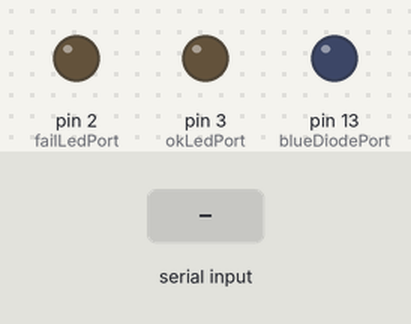
Recording of a sketch running on a simulated Arduino Uno, built with avr-gcc and run on an emulated ATmega328P. Shown: output pins drawn as LEDs (lit = HIGH). The test bench sets the inputs (shaded band). What the sketch prints to the serial monitor is not drawn.

Above: at 1.3 s.
1.4 s: "1" received over Serial
2.9 s: byte 0 (0) received over Serial
At 4.5 s:
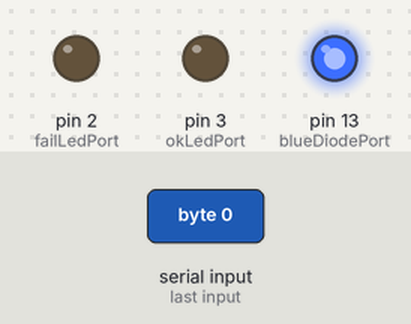
5.5 s: "0" received over Serial
At 6.1 s:
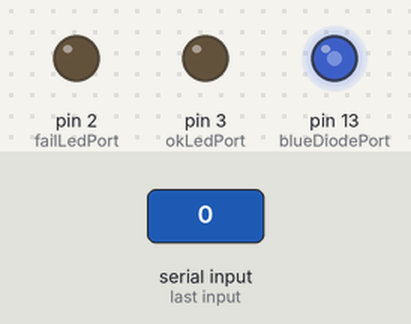
8.1 s: "2" received over Serial
At 10.6 s:
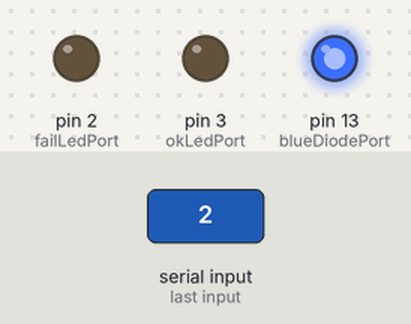
Timing chart, 0 to 11.7 s (numbered marks = the images above; inputs shaded):
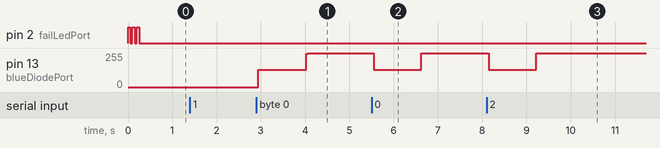

Measured:
- after the input at 1.4 s, every drawn part: stays the same
- after the input at 2.9 s, pin 13 (blueDiodePort): 0/255 → 128/255 at once, → 255/255 1.1 s later
- after the input at 5.5 s, pin 13 (blueDiodePort): 255/255 → 128/255 after 0.05 s, → 255/255 1.1 s later
- after the input at 8.1 s, pin 13 (blueDiodePort): 255/255 → 128/255 after 0.05 s, → 255/255 1.1 s later

The sketch:

Arduino_FixedStation.ino
```cpp
const int photoDiodePort = 12;
const int blueDiodePort = 13; //output

const int okLedPort = 3;
const int failLedPort = 2;

uint8_t outBit = 0;
uint8_t outPort = 0; //pas nécéssaire

volatile uint8_t *out = NULL;

unsigned long previousMicros = micros();
unsigned long currentMicros;
unsigned long nextSendInstant;
int ledState = 0;
long startPacketMicros;
long ticks;
int tickDuration = 1000; // in microseconds

const int PACKET_SIZE = 64;
byte packet[PACKET_SIZE];
byte curPacketNumber = 0;
byte curByteNumber = 0;
boolean hasAcknowledgedPacket = true;
int bytesAvailable;
int packetCount = 0;
byte junk;
byte lastPacketSize;
byte parity = 0;
byte ledMask = (1 << (blueDiodePort - 8));

void setup() {
  pinMode(blueDiodePort, OUTPUT);
  pinMode(okLedPort, OUTPUT);
  pinMode(failLedPort, OUTPUT);
  blinker(3, failLedPort, 100);

  //for testing, commenting otherwise
  Serial.begin(115200);
  while (!Serial) {
    ; //wait for serial
  }
  establishContact();
}

void loop() {

  if (Serial.available()) {

    if (Serial.available() == 1 && packetCount == 0) { // first time fetching data
      packetCount = Serial.read(); // Processing sends packet count
      while (Serial.available()) {
        junk = Serial.read();  //there shouldn't be anything here but we never know so clear queue
      }
      Serial.write(curPacketNumber); // we ask for first packet
      Serial.flush();
    } else { // receiving actual packets

      curByteNumber = 0;
      bytesAvailable = Serial.available();
      while (Serial.available()) {
        packet[curByteNumber] = Serial.read();
        curByteNumber++;
      }
      // packet contains all the data.
      if (curPacketNumber == packetCount - 1 ) {
        lastPacketSize = curByteNumber; // lastPacket will be smaller in reality
      }

      while (curByteNumber < PACKET_SIZE) { // fill last packet with 0s
        packet[curByteNumber] = 0x00;
        curByteNumber++;
      }

      // packet is ready for sending!
      startPacketMicros = micros();
      ticks = 0;
      sendByte(0x00); //clock
      sendByte(0x9A); //preamble
      sendByte(curPacketNumber);
      for (int i = 0; i < PACKET_SIZE; i++) {
        parity ^= packet[i];
        sendByte(packet[i]);
      }
      sendByte(parity); // rudimentary parity check, over each bit.


      // ready for next packet, or to send something else
      if (curPacketNumber < packetCount - 1) {
        curPacketNumber++;
        // blinker(curPacketNumber, okLedPort, 1000);
        Serial.write(curPacketNumber);
        Serial.flush();
      }
    }

  }
}

void sendByte(byte byteToSend) {
  uint16_t modulatedByte = moduler(byteToSend);

  for (int j = 0; j < 16; j++) {
    long nextSendInstant = startPacketMicros + ticks * tickDuration;
    while (micros() < nextSendInstant) {
      // digitalWrite(blueDiodePort,(0x01& (modulatedByte>>j))); // We use the faster version which is only 1 instruction
      PORTB = (PORTB & ~ledMask) | ((((0x01 & (modulatedByte >> j)) << (blueDiodePort - 8))) & ledMask);

    }
    //  delay(10);
    ticks++;
  }


}

uint16_t moduler(byte message) {
  byte val;
  int j;
  uint16_t inter = 0;
  uint16_t mask = 0;
  for (j = 0; j < 8; j++) {
    val = (message >> j) & 0x01;
    mask = 0x03 << 2 * j; // les deux bits qu'on modifie seulement
    inter = (inter & ~mask) | (0x01 << (2 * j + 1 - val) & mask ); // replace bits under mask by 01 if val = 1, 10 if val = 0
  }
  return inter;
}

void blinker(int times, int port, int period) { //mostly used for debug and to distinguish the two arduinos
  for (int i = 0; i < times; i++) {
    digitalWrite(port, HIGH);
    delay(period / 2);
    digitalWrite(port, LOW);
    delay(period / 2);
  }
}

void establishContact() {
  while (Serial.available() <= 0) {
    Serial.print('A');   // send a capital A to handshake, could be something else!
    Serial.flush();
    delay(100);
  }
}
```
